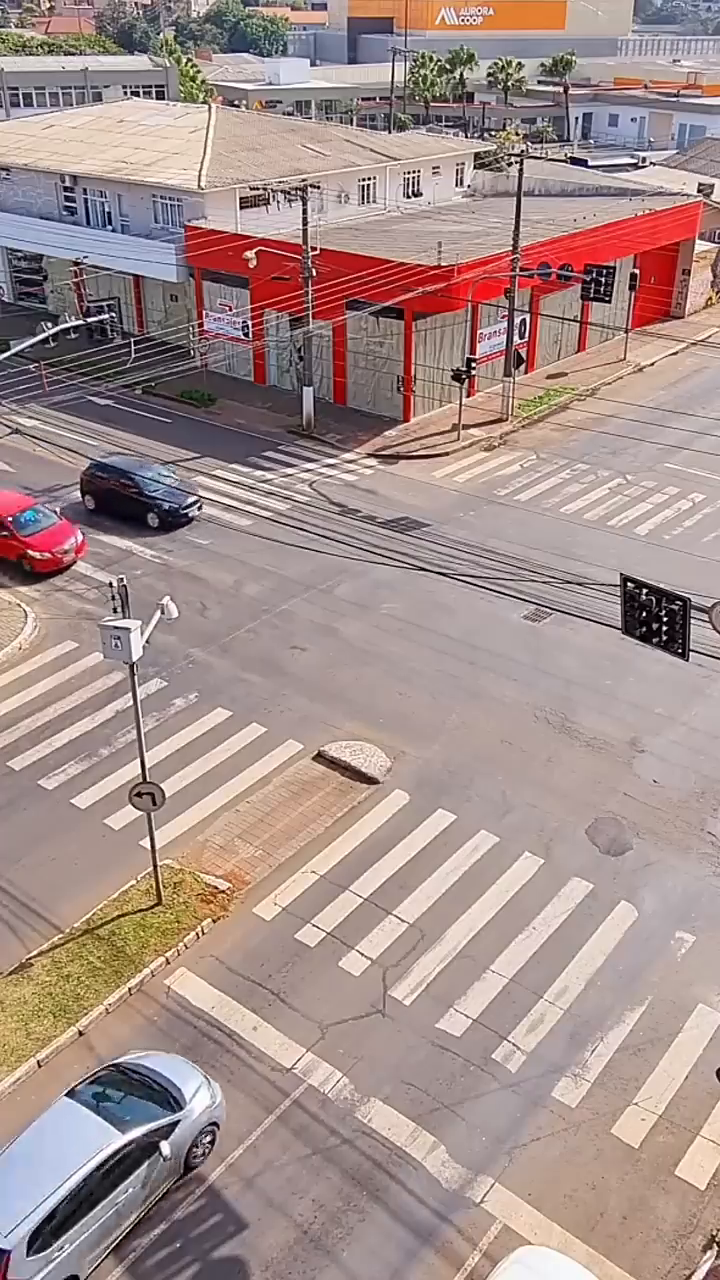
#> input picture frame 28 of data/traffic.mp4, 720 x 1280 px
$ python day2_vehicle_detection.py
#> lines starting #> are read from the running program, lines starting #| are printed output that depends on the picture; after the words box and inside, x2 and y2 are one past the last pixel; in counts of white or black regions, pixels touching at a corner belong together
import cv2
import numpy as np

# Load traffic video
cap = cv2.VideoCapture("data/traffic.mp4")

# Background subtractor
bg_subtractor = cv2.createBackgroundSubtractorMOG2(
    history=100, varThreshold=40
)

while True:
    ret, frame = cap.read()
#> frame is the input picture: shape (1280, 720, 3); mean B, G, R 140.4, 144.2, 165.3
    if not ret:
        break

    # Resize for consistency
    frame = cv2.resize(frame, (800, 500))
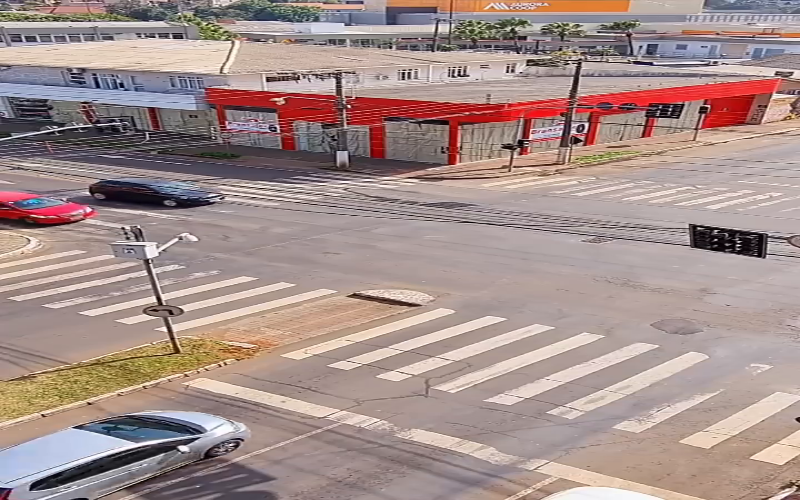
#> frame: shape (500, 800, 3); mean B, G, R 140.3, 144.1, 165.2

    # Apply background subtraction
    fg_mask = bg_subtractor.apply(frame)
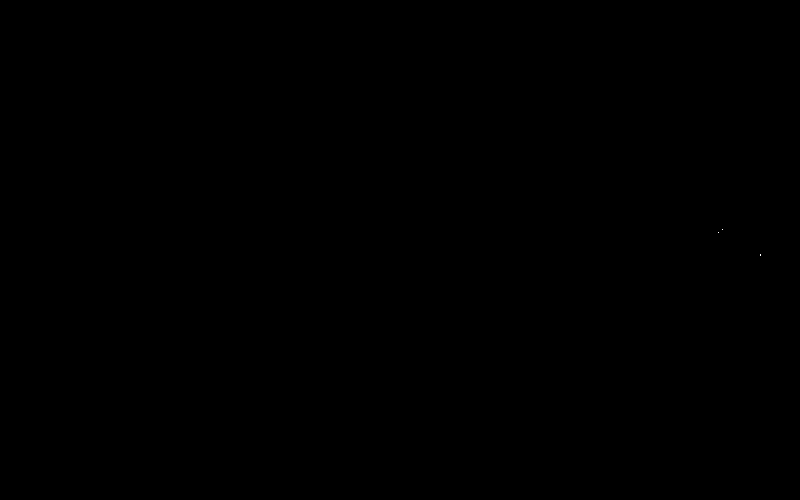
#> fg_mask: shape (500, 800); values 127 (black) and 255 (white), 0% white in thin lines or dots, all inside (x1, y1, x2, y2) = (718, 229, 761, 256)

    # Remove noise
    _, thresh = cv2.threshold(fg_mask, 200, 255, cv2.THRESH_BINARY)
    kernel = cv2.getStructuringElement(cv2.MORPH_RECT, (5, 5))
    clean = cv2.morphologyEx(thresh, cv2.MORPH_CLOSE, kernel)

    # Find contours (moving objects)
    contours, _ = cv2.findContours(
        clean, cv2.RETR_EXTERNAL, cv2.CHAIN_APPROX_SIMPLE
    )
#> contours = 3 contours, all with area under 20

    vehicle_count = 0

    for cnt in contours:
        area = cv2.contourArea(cnt)
        if area > 1000:   # filter small objects
            x, y, w, h = cv2.boundingRect(cnt)
            cv2.rectangle(frame, (x, y), (x + w, y + h), (0, 255, 0), 2)
            vehicle_count += 1
#> this loop made 3 passes
#> cnt on passes 1 to 3: [[760, 254], [760, 255]], [[718, 232]], [[722, 229]]
#> after the loop, vehicle_count = 0

    # Traffic level logic
    if vehicle_count < 5:
        traffic_level = "LOW"
    elif vehicle_count < 15:
        traffic_level = "MEDIUM"
    else:
        traffic_level = "HIGH"

    # Display text
    cv2.putText(
        frame,
        f"Vehicles: {vehicle_count} | Traffic: {traffic_level}",
        (20, 40),
        cv2.FONT_HERSHEY_SIMPLEX,
        1,
        (0, 0, 255),
        2,
    )
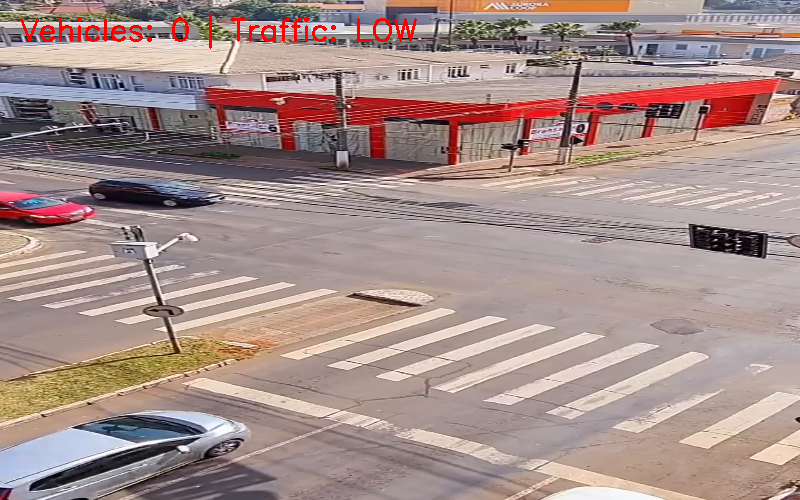
#> frame: shape (500, 800, 3); 0.62% of pixels changed, all inside (x1, y1, x2, y2) = (20, 14, 417, 49)

    cv2.imshow("Day 2 - Vehicle Detection", frame)

    if cv2.waitKey(25) & 0xFF == ord("q"):
#> (key q is pressed here)
        break

cap.release()
cv2.destroyAllWindows()

$ run again, starting later in the video
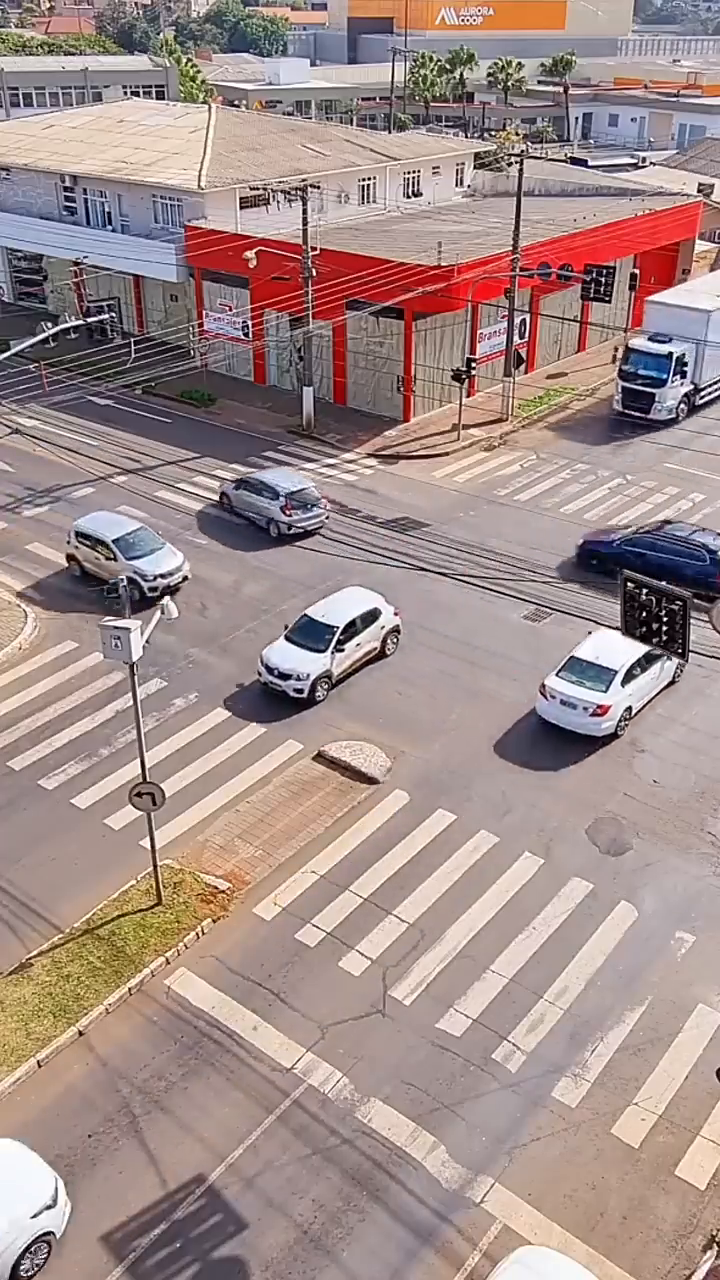
#> input picture frame 129 of data/traffic.mp4, 720 x 1280 px
#> frame is the input picture: shape (1280, 720, 3); mean B, G, R 138.9, 142.2, 162.5
#> `frame = cv2.resize(frame, (800, 500))`:
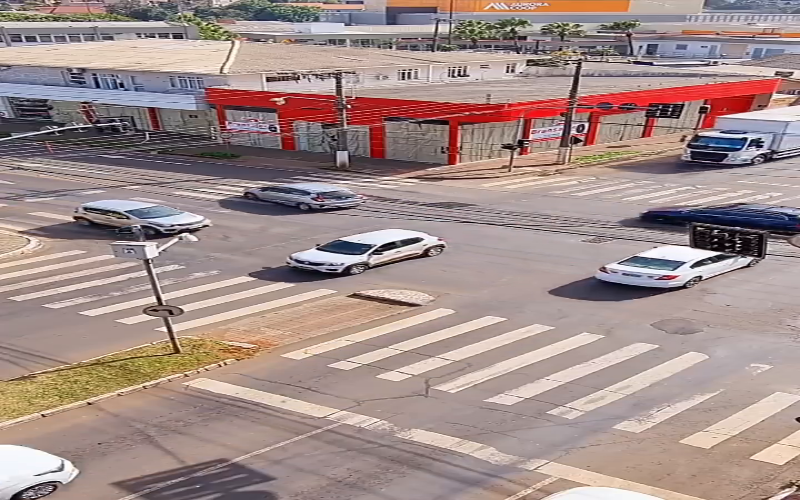
#> frame: shape (500, 800, 3); mean B, G, R 138.8, 142.1, 162.4
#> fg_mask: shape (500, 800); values 127 (black) and 255 (white), 0% white in thin lines or dots, all inside (x1, y1, x2, y2) = (14, 227, 761, 496)
#> contours = 8 contours, all with area under 20
#> the loop `for cnt in contours:` made 8 passes
#> cnt on passes 1 to 8: [[14, 495]], [[30, 487]], [[760, 254], [760, 256]], [[380, 251]], [[389, 243]], [[718, 232]], [[722, 229]], [[704, 227]]
#> after the loop `for cnt in contours:`: vehicle_count = 0
#> `cv2.putText( frame, f"Vehicles: {vehicle_count} | Traffic: {traffic_le..`:
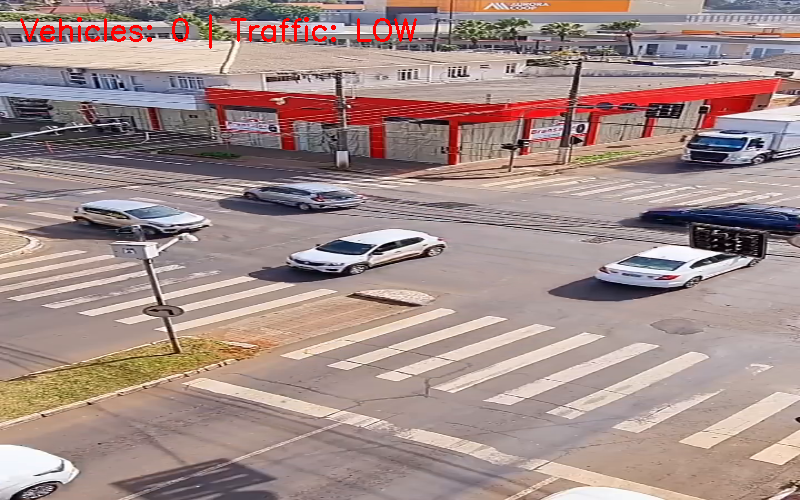
#> frame: shape (500, 800, 3); 0.62% of pixels changed, all inside (x1, y1, x2, y2) = (20, 14, 417, 49)

$ run again, starting later in the video
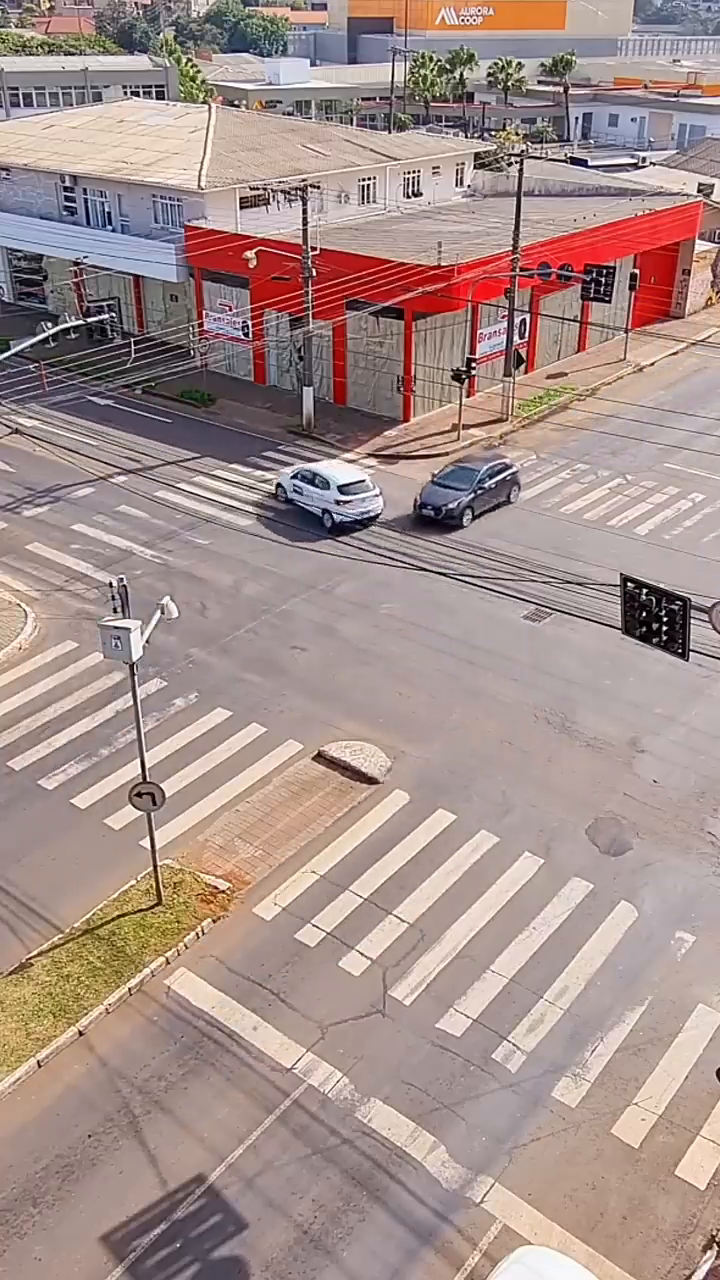
#> input picture frame 230 of data/traffic.mp4, 720 x 1280 px
#> frame is the input picture: shape (1280, 720, 3); mean B, G, R 140, 144.6, 165.9
#> `frame = cv2.resize(frame, (800, 500))`:
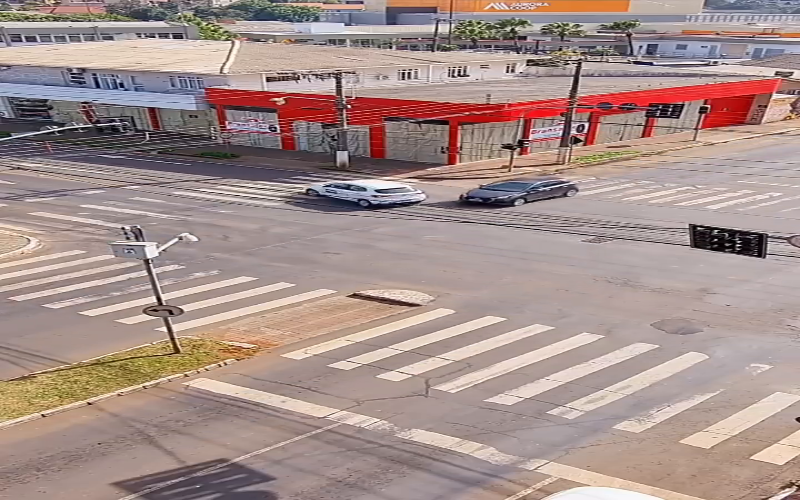
#> frame: shape (500, 800, 3); mean B, G, R 139.9, 144.5, 165.8
#> fg_mask: shape (500, 800); values 127 (black) and 255 (white), 0.01% white in thin lines or dots, all inside (x1, y1, x2, y2) = (75, 128, 760, 255)
#> contours = 11 contours, all with area under 20
#> the loop `for cnt in contours:` made 11 passes
#> (cnt, area) on passes 1, 2, 3, 4, 6, 7, 8, 9: ([[759, 254]], 0), ([[714, 250]], 0), ([[739, 247]], 0), ([[740, 240]], 0), ([[719, 238], [721, 238]], 0), ([[729, 234], [729, 236]], 0), ([[718, 232]], 0), ([[722, 229]], 0)
#> after the loop `for cnt in contours:`: vehicle_count = 0
#> `cv2.putText( frame, f"Vehicles: {vehicle_count} | Traffic: {traffic_le..`:
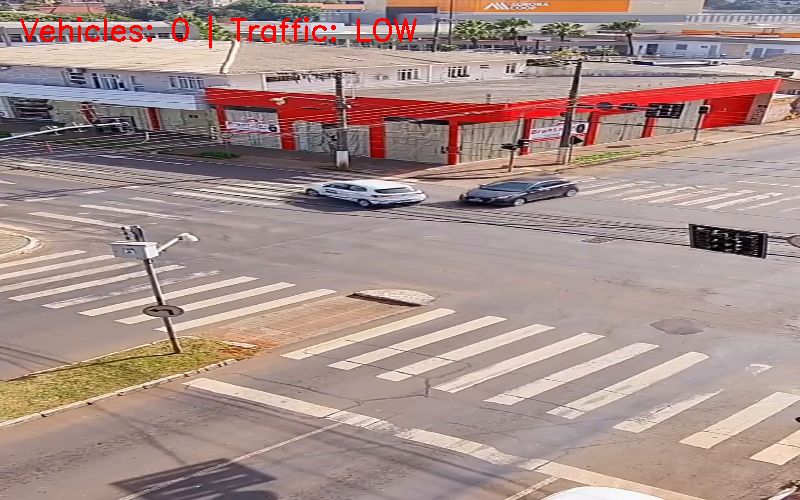
#> frame: shape (500, 800, 3); 0.62% of pixels changed, all inside (x1, y1, x2, y2) = (20, 14, 417, 49)
